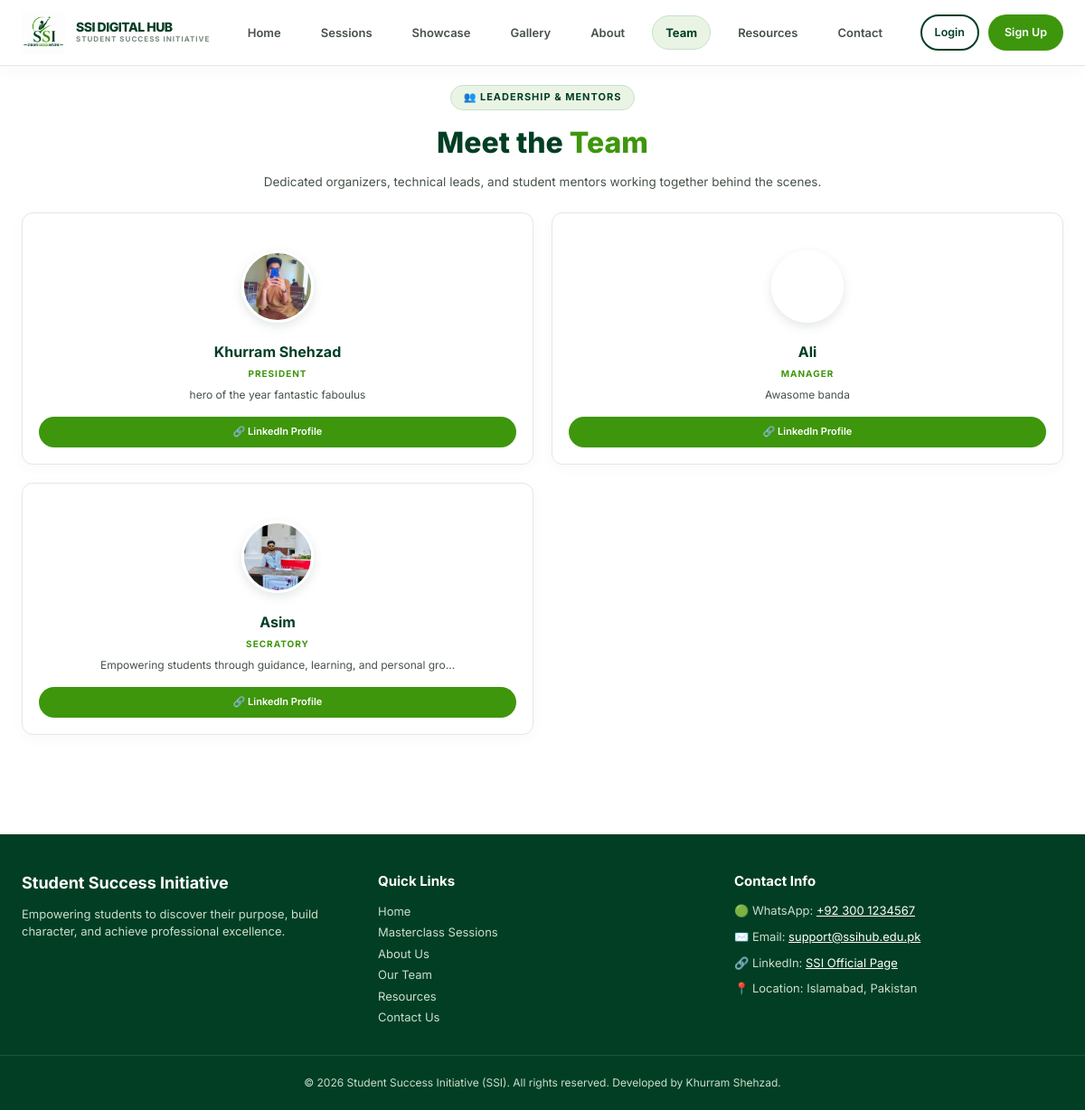
Page /team/ on the committed database.
### core/models.py (models this page shows, shortened)
class TeamMember(models.Model):
    name = models.CharField(max_length=150)
    role = models.CharField(max_length=150)
    bio = models.TextField()
    photo = models.ImageField(upload_to='team_photos/', blank=True, null=True)
    linkedin_url = models.URLField(blank=True, null=True)
    order = models.PositiveIntegerField(default=0, help_text="Display order sequence")
    class Meta:
        ordering = ['order']

### core/views.py (the view)
# urls.py: path('team/', team_view, name='team'),
def team_view(request):
    team_members = TeamMember.objects.all()
    return render(request, 'core/team.html', {'team_members': team_members})

### templates/core/team.html (shortened to what this page needs)
{% extends 'base.html' %}
{% block content %}
<section class="section" style="padding: 20px 0 50px 0;">
    <div class="container" style="max-width: 1200px;">
        <div style="text-align: center; max-width: 650px; margin: 0 auto 24px auto;">
            <div style="display: inline-block; background: var(--light-green); color: var(--deep-green); font-size: 11px; font-weight: 700; padding: 4px 14px; border-radius: 20px; text-transform: uppercase; letter-spacing: 1px; margin-bottom: 10px; border: 1px solid #c8dfcd;">
                👥 Leadership & Mentors
            </div>
            <h2 style="font-size: 32px; color: var(--deep-green); margin: 0 0 8px 0; font-weight: 800;">
                Meet the <span style="color: var(--ssi-green);">Team</span>
            </h2>
            <p style="color: #465248; font-size: 13.5px; line-height: 1.5; margin: 0;">
                Dedicated organizers, technical leads, and student mentors working together behind the scenes.
            </p>
        </div>
        <div class="team-grid">
            {% for member in team_members %}
            <div class="team-card" {% if member.linkedin_url %}onclick="window.open('{{ member.linkedin_url }}', '_blank')" style="cursor: pointer; padding: 0; overflow: hidden;"{% else %}style="padding: 0; overflow: hidden;"{% endif %}>
                <div style="padding: 16px 18px 18px 18px; display: flex; flex-direction: column; align-items: center; justify-content: space-between; flex: 1; width: 100%; box-sizing: border-box;">
                    <div style="width: 100%; display: flex; flex-direction: column; align-items: center;">
                        {% if member.photo %}
                        <div class="team-avatar" style="width: 80px; height: 80px; margin-top: -45px; border: 3px solid var(--white); background-image: url('{{ member.photo.url }}');"></div>
                        {% endif %}
                        <h3 style="font-size: 16px; color: var(--deep-green); margin: 4px 0 2px 0; font-weight: 700;">{{ member.name }}</h3>
                        <div style="font-size: 10px; color: var(--ssi-green); font-weight: 700; text-transform: uppercase; letter-spacing: 1px; margin-bottom: 8px;">{{ member.role }}</div>
                        <p style="color: #465248; font-size: 12px; line-height: 1.4; margin: 0 0 16px 0; text-align: center;">
                            {{ member.bio|truncatechars:65 }}
                        </p>
                    </div>
                    <div style="width: 100%;">
                        {% if member.linkedin_url %}
                        <a href="{{ member.linkedin_url }}" target="_blank" class="btn btn-primary btn-sm btn-block" onclick="event.stopPropagation();" style="display: flex; align-items: center; justify-content: center; gap: 6px; font-size: 11px; padding: 6px; border-radius: 20px; text-align: center;">
                            🔗 LinkedIn Profile
                        </a>
                        {% endif %}
                    </div>
                </div>
            </div>
            {% empty %}
            <div style="grid-column: 1 / -1; padding: 30px; background: var(--light-green); border-radius: var(--radius); color: var(--deep-green); font-weight: 600; text-align: center;">
                No team members added yet. Add them in the Django Admin panel!
            </div>
            {% endfor %}
        </div>
    </div>
</section>
{% endblock %}

### templates/base.html (shortened to what this page needs)
<!DOCTYPE html>
<html lang="en">
<head>
    {% load static %}
    <link rel="stylesheet" href="{% static 'css/style.css' %}">
</head>
<body>
    <header style="background: rgba(255, 255, 255, 0.95); backdrop-filter: blur(10px); border-bottom: 1px solid #e2e8e3; padding: 12px 0; position: sticky; top: 0; z-index: 1000; box-shadow: 0 4px 20px rgba(2, 62, 36, 0.03);">
        <div class="container" style="max-width: 1200px; display: flex; justify-content: space-between; align-items: center; position: relative;">
            <a href="{% url 'home' %}" style="display: flex; align-items: center; gap: 12px; text-decoration: none;">
                <img src="{% static 'images/ssi_logo.png' %}" alt="SSI Logo" style="height: 48px; width: auto; object-fit: contain;">
                <div style="display: flex; flex-direction: column;">
                    <span style="font-size: 14px; font-weight: 800; color: #023e24; letter-spacing: -0.5px; line-height: 1.1;">SSI DIGITAL HUB</span>
                    <span style="font-size: 8px; font-weight: 700; color: #7a8a7c; text-transform: uppercase; letter-spacing: 1px;">Student Success Initiative</span>
                </div>
            </a>
            <nav id="navMenu" style="display: flex; align-items: center; gap: 16px;">
                <a href="{% url 'home' %}" class="nav-link {% if request.resolver_match.url_name == 'home' %}active{% endif %}">Home</a>
                <a href="{% url 'sessions_list' %}" class="nav-link {% if request.resolver_match.url_name == 'sessions_list' or request.resolver_match.url_name == 'register_session' %}active{% endif %}">Sessions</a>
                <a href="{% url 'showcase' %}" class="nav-link {% if request.resolver_match.url_name == 'showcase' or request.resolver_match.url_name == 'submit_project' %}active{% endif %}">Showcase</a>
                <a href="{% url 'gallery' %}" class="nav-link {% if request.resolver_match.url_name == 'gallery' %}active{% endif %}">Gallery</a>
                <a href="{% url 'about' %}" class="nav-link {% if request.resolver_match.url_name == 'about' %}active{% endif %}">About</a>
                <a href="{% url 'team' %}" class="nav-link {% if request.resolver_match.url_name == 'team' %}active{% endif %}">Team</a>
                <a href="{% url 'resources' %}" class="nav-link {% if request.resolver_match.url_name == 'resources' %}active{% endif %}">Resources</a>
                <a href="{% url 'contact' %}" class="nav-link {% if request.resolver_match.url_name == 'contact' %}active{% endif %}">Contact</a>
            </nav>
            <div id="desktopAuth" style="display: flex; align-items: center; gap: 10px;">
                {% if request.user.is_authenticated %}
                <a href="{% url 'member_dashboard' %}" class="btn btn-primary btn-sm" style="font-size: 12.5px; padding: 8px 16px;">Dashboard</a>
                <a href="{% url 'member_logout' %}" class="btn btn-outline btn-sm" style="font-size: 12.5px; padding: 8px 14px;">Logout</a>
                {% else %}
                <a href="{% url 'member_login' %}" class="btn btn-outline btn-sm" style="font-size: 12.5px; padding: 8px 14px;">Login</a>
                <a href="{% url 'member_signup' %}" class="btn btn-primary btn-sm" style="font-size: 12.5px; padding: 8px 16px;">Sign Up</a>
                {% endif %}
            </div>
        </div>
    </header>
    <main>
        {% block content %}{% endblock %}
    </main>
    <footer style="background: #023e24; color: #ffffff; padding: 40px 0 20px 0; margin-top: 60px;">
        <div class="container" style="max-width: 1200px; display: grid; grid-template-columns: repeat(auto-fit, minmax(250px, 1fr)); gap: 30px; margin-bottom: 30px;">
            <div>
                <h3 style="color: #ffffff; font-size: 18px; margin-bottom: 10px; font-weight: 700;">Student Success Initiative</h3>
                <p style="color: #c8dfcd; font-size: 13px; line-height: 1.5; margin: 0;">
                    Empowering students to discover their purpose, build character, and achieve professional excellence.
                </p>
            </div>
            <div>
                <h4 style="color: #ffffff; font-size: 15px; margin-bottom: 10px; font-weight: 700;">Quick Links</h4>
                <ul style="list-style: none; padding: 0; margin: 0; font-size: 13px; line-height: 1.8;">
                    <li><a href="{% url 'home' %}" style="color: #c8dfcd; text-decoration: none;">Home</a></li>
                    <li><a href="{% url 'sessions_list' %}" style="color: #c8dfcd; text-decoration: none;">Masterclass Sessions</a></li>
                    <li><a href="{% url 'about' %}" style="color: #c8dfcd; text-decoration: none;">About Us</a></li>
                    <li><a href="{% url 'team' %}" style="color: #c8dfcd; text-decoration: none;">Our Team</a></li>
                    <li><a href="{% url 'resources' %}" style="color: #c8dfcd; text-decoration: none;">Resources</a></li>
                    <li><a href="{% url 'contact' %}" style="color: #c8dfcd; text-decoration: none;">Contact Us</a></li>
                </ul>
            </div>
            <div>
                <h4 style="color: #ffffff; font-size: 15px; margin-bottom: 10px; font-weight: 700;">Contact Info</h4>
                <p style="color: #c8dfcd; font-size: 13px; margin: 0 0 8px 0;">
                    🟢 WhatsApp: <a href="https://wa.me/923001234567" target="_blank" style="color: #ffffff; text-decoration: underline;">+92 300 1234567</a>
                </p>
                <p style="color: #c8dfcd; font-size: 13px; margin: 0 0 8px 0;">
                    ✉️ Email: <a href="mailto:support@ssihub.edu.pk" style="color: #ffffff; text-decoration: underline;">support@ssihub.edu.pk</a>
                </p>
                <p style="color: #c8dfcd; font-size: 13px; margin: 0 0 8px 0;">
                    🔗 LinkedIn: <a href="https://linkedin.com/company/student-success-initiative" target="_blank" style="color: #ffffff; text-decoration: underline;">SSI Official Page</a>
                </p>
                <p style="color: #c8dfcd; font-size: 13px; margin: 0;">
                    📍 Location: Islamabad, Pakistan
                </p>
            </div>
        </div>
        <div style="border-top: 1px solid rgba(255,255,255,0.1); padding-top: 20px; text-align: center; font-size: 12px; color: #c8dfcd;">
            &copy; 2026 Student Success Initiative (SSI). All rights reserved. Developed by Khurram Shehzad.
        </div>
    </footer>
</body>
</html>

### static/css/style.css (style rules this page uses)
:root { --deep-green: #023E24; --ssi-green: #3E960C; --soft-green: #579545; --light-green: #EAF4E5; --white: #FFFFFF; --soft-gray: #F6F8F6; --text: #17231C; --radius: 20px; --radius-sm: 10px; --shadow: 0 15px 35px rgba(2, 62, 36, 0.1); }
* { box-sizing: border-box; }
body { margin: 0; font-family: 'Inter', -apple-system, BlinkMacSystemFont, "Segoe UI", Roboto, sans-serif; color: var(--text); background: var(--white); line-height: 1.6; }
h1, h2, h3, h4, .brand, .btn, nav a { font-family: 'Inter', sans-serif; }
h1, h2, h3, h4 { color: var(--deep-green); margin-top: 0; font-weight: 700; }
a { color: inherit; text-decoration: none; }
.container { max-width: 1180px; margin: 0 auto; padding: 0 24px; }
.btn { display: inline-block; padding: 12px 26px; border-radius: 50px; font-weight: 600; font-size: 15px; cursor: pointer; border: 2px solid transparent; transition: transform .15s ease, box-shadow .15s ease, background .15s ease; text-align: center; }
.btn-primary { background: var(--ssi-green); color: var(--white); }
.btn-outline { background: transparent; border-color: var(--deep-green); color: var(--deep-green); }
.btn-sm { padding: 8px 18px; font-size: 13px; }
.btn-block { display: block; width: 100%; }
.team-grid { display: grid !important; grid-template-columns: repeat(4, 1fr) !important; gap: 20px !important; margin-top: 24px !important; width: 100%; }
@media (max-width: 1200px) { .team-grid { grid-template-columns: repeat(2, 1fr) !important; } }
.team-card { background: var(--white); border-radius: 12px; border: 1px solid #e2e8e3; padding: 22px 18px; text-align: center; box-shadow: 0 4px 16px rgba(2, 62, 36, 0.03); display: flex; flex-direction: column; align-items: center; justify-content: space-between; transition: all 0.25s ease; width: 100%; box-sizing: border-box; word-break: break-word; }
.team-avatar { width: 100px; height: 100px; border-radius: 50%; background-size: cover; background-position: center; margin-bottom: 16px; box-shadow: 0 4px 12px rgba(2,62,36,0.12); border: 3px solid var(--white); }
.nav-link { padding: 8px 14px; border-radius: 20px; font-size: 13px; font-weight: 600; text-decoration: none; color: #465248; transition: all 0.25s ease; }
.nav-link.active { background: var(--light-green); color: var(--deep-green); font-weight: 700; border: 1px solid #c8dfcd; }
footer { background: var(--deep-green); color: #CFE3D4; padding: 56px 0 24px; margin-top: 60px; }
footer h4 { color: var(--white); font-size: 15px; margin-bottom: 14px; }
footer a { color: #CFE3D4; }

### templates/base.html (style rules this page uses)
@media (min-width: 992px) { #desktopAuth { display: flex !important; } }

### rows in the picture
TeamMember: photo (picture), name "Khurram Shehzad", role "PRESIDENT", bio "hero of the year fantastic faboulus"
TeamMember: name "Ali", role "MANAGER", bio "Awasome banda"
TeamMember: photo (picture), name "Asim", role "SECRATORY", bio "Empowering students through guidance, learning, and personal gro…"
